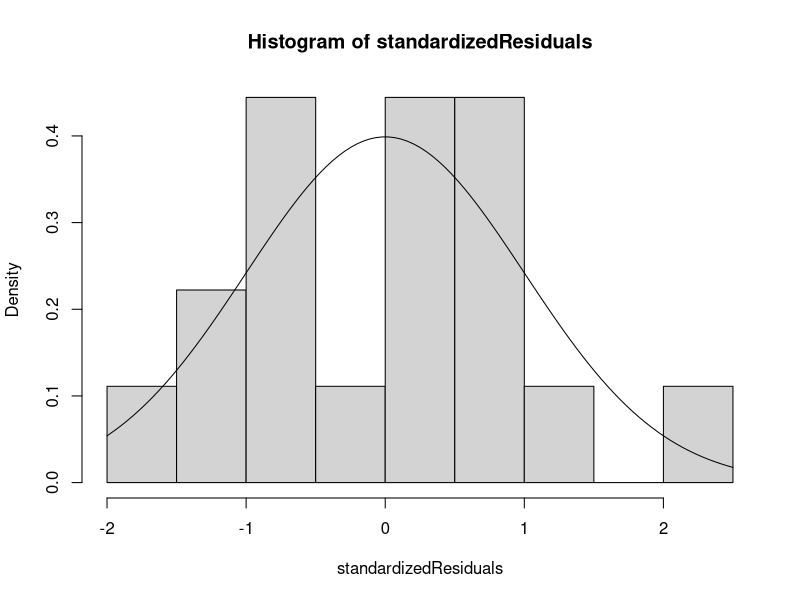
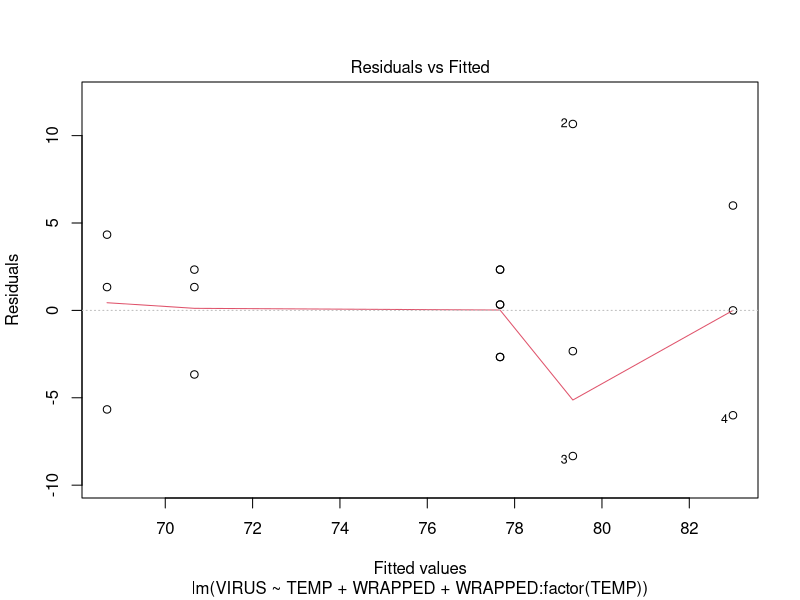
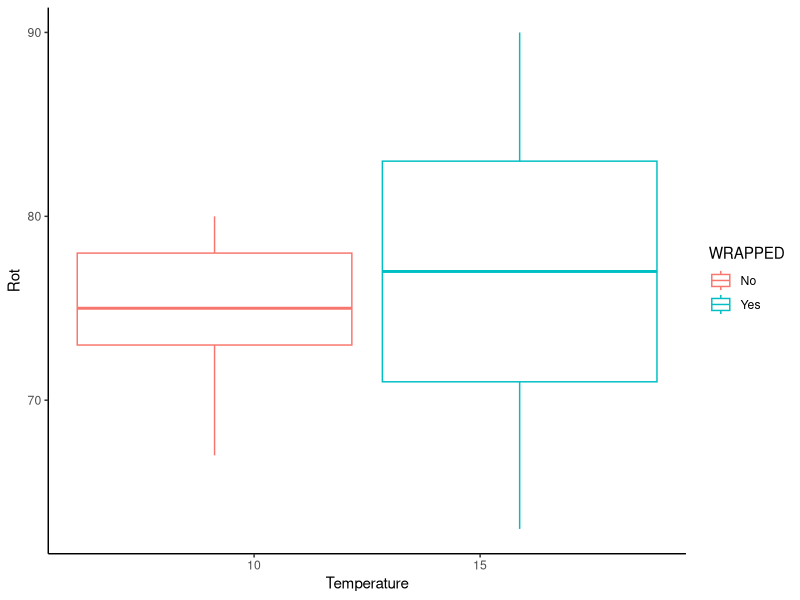

Write the R code that produced these figures, in order.
## ---- chunk 1
knitr::opts_chunk$set(echo = TRUE)
library(readr)
library(ggplot2)
apple <- read_csv("apple.csv")
#View(apple)
## ---- chunk 2
model_1 <-lm(VIRUS~TEMP+WRAPPED+WRAPPED:factor(TEMP),data=apple)
anova(model_1)
## ---- chunk 3
model_2<- lm(VIRUS ~ factor(WRAPPED) * TEMP, data = apple)
anova(model_2)
## ---- chunk 4
model_3<- lm(VIRUS ~ factor(WRAPPED) + factor(TEMP), data = apple)
anova(model_3)
## ---- chunk 5
anova(model_1, model_2)
## ---- chunk 6
anova(model_1, model_3)
## ---- chunk 7
unstandardizedPredicted <- predict(model_1)
unstandardizedResiduals <- resid(model_1)

standardizedPredicted <- (unstandardizedPredicted - mean(unstandardizedPredicted)) / sd(unstandardizedPredicted)
standardizedResiduals <- (unstandardizedResiduals - mean(unstandardizedResiduals)) / sd(unstandardizedResiduals)

hist(standardizedResiduals, freq = FALSE)
curve(dnorm, add = TRUE) 
## ---- chunk 8
plot(model_1, which =c(1,1))
## ---- chunk 9
Fig1<-ggplot(apple, aes(x=TEMP, y=VIRUS,colour=WRAPPED, group=WRAPPED)) +
  geom_boxplot()+
  theme_classic()+
  xlab("Temperature")+ylab("Rot") +
  theme_classic() 
Fig1
